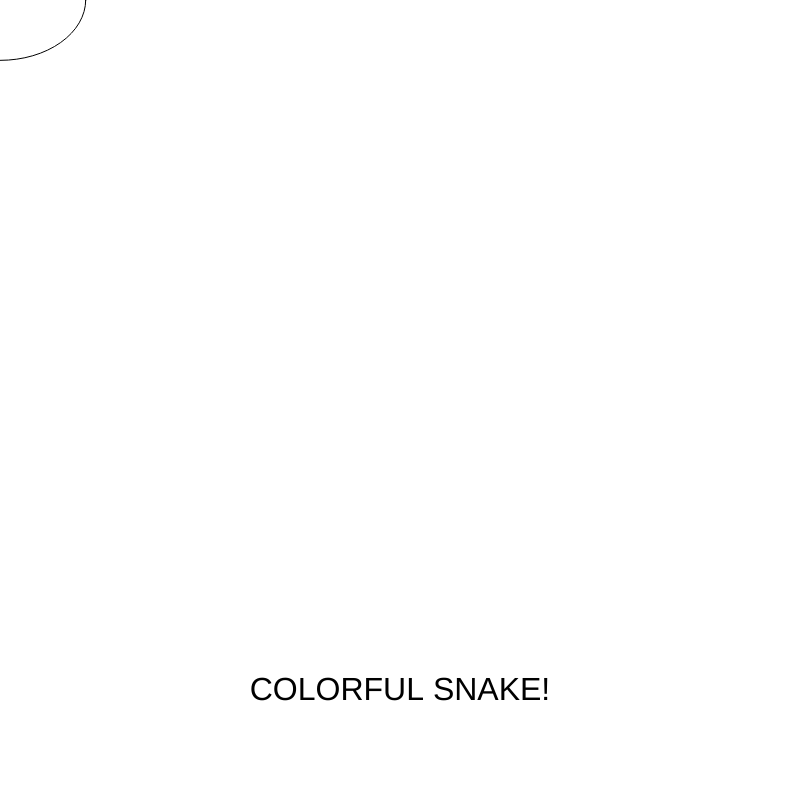
Frame 1 (no input)
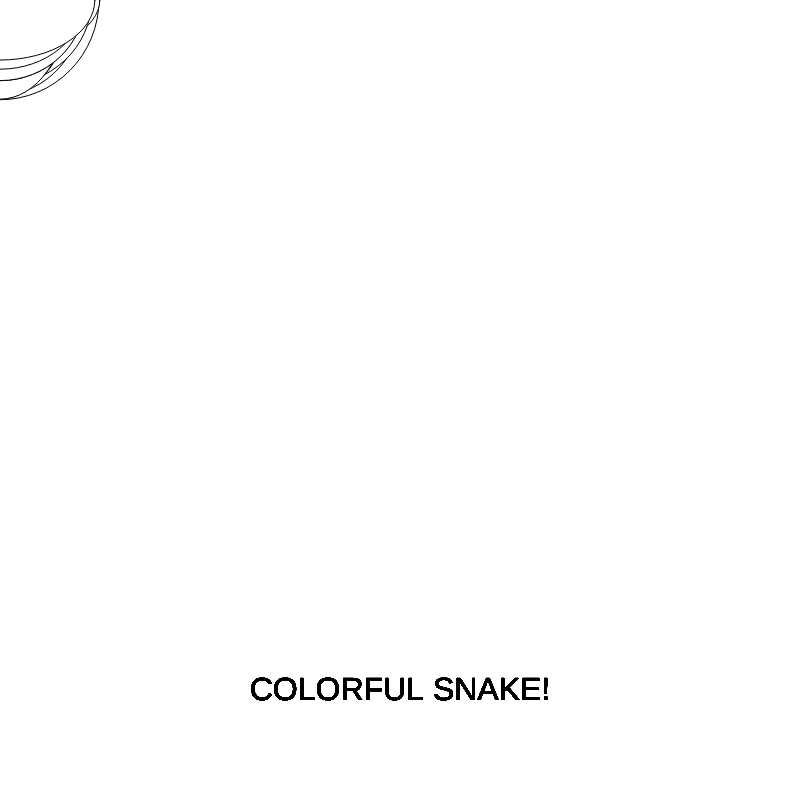
Frame 60 (no input)
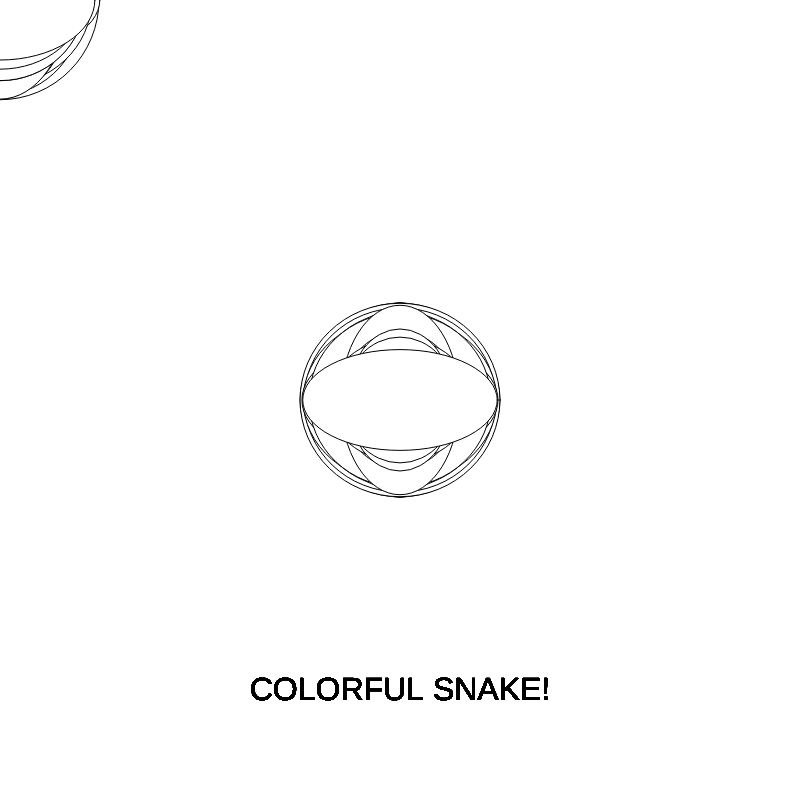
Frame 120 (the mouse pressed at the canvas centre since frame 60)

The p5.js sketch that drew these frames (run headless with seeded random() and noise() and a simulated clock; from frame 60 on, the mouse is pressed at the canvas centre):

// p5.js sketch
// ── sketch.js
function setup() {
  createCanvas(800, 800);
  textAlign(CENTER) ;
  textSize(32) ;
}

function draw() {

  ellipse(mouseX,mouseY,random(100,200),random(100,200));

  push() ;
  fill('black') ;
  text("COLORFUL SNAKE!", width/2, 700 );
  pop() ;

}

function mouseReleased(){
  fill(random(255),random(255),random(255));
  ellipse(mouseX,mouseY,random(100,200),random(100,200));

}
